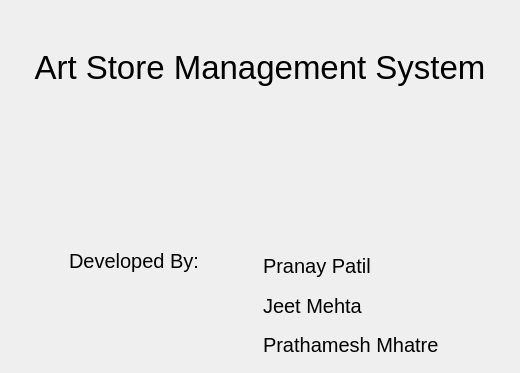
<?xml version="1.0" encoding="UTF-8"?>
<ui version="4.0">
 <class>AboutForm</class>
 <widget class="QWidget" name="AboutForm">
  <property name="geometry">
   <rect>
    <x>0</x>
    <y>0</y>
    <width>520</width>
    <height>373</height>
   </rect>
  </property>
  <property name="windowTitle">
   <string>Form</string>
  </property>
  <layout class="QGridLayout" name="gridLayout">
   <item row="0" column="0">
    <widget class="QLabel" name="label">
     <property name="font">
      <font>
       <pointsize>25</pointsize>
      </font>
     </property>
     <property name="text">
      <string>Art Store Management System</string>
     </property>
     <property name="alignment">
      <set>Qt::AlignCenter</set>
     </property>
    </widget>
   </item>
   <item row="1" column="0">
    <widget class="QLabel" name="label_3">
     <property name="text">
      <string/>
     </property>
    </widget>
   </item>
   <item row="2" column="0">
    <layout class="QHBoxLayout" name="horizontalLayout">
     <item>
      <widget class="QLabel" name="label_4">
       <property name="font">
        <font>
         <pointsize>15</pointsize>
        </font>
       </property>
       <property name="text">
        <string>Developed By:</string>
       </property>
       <property name="alignment">
        <set>Qt::AlignHCenter|Qt::AlignTop</set>
       </property>
      </widget>
     </item>
     <item>
      <layout class="QVBoxLayout" name="verticalLayout">
       <item>
        <widget class="QLabel" name="label_7">
         <property name="font">
          <font>
           <pointsize>15</pointsize>
          </font>
         </property>
         <property name="text">
          <string>Pranay Patil</string>
         </property>
        </widget>
       </item>
       <item>
        <widget class="QLabel" name="label_5">
         <property name="font">
          <font>
           <pointsize>15</pointsize>
          </font>
         </property>
         <property name="text">
          <string>Jeet Mehta</string>
         </property>
        </widget>
       </item>
       <item>
        <widget class="QLabel" name="label_6">
         <property name="font">
          <font>
           <pointsize>15</pointsize>
          </font>
         </property>
         <property name="text">
          <string>Prathamesh Mhatre</string>
         </property>
        </widget>
       </item>
      </layout>
     </item>
    </layout>
   </item>
  </layout>
 </widget>
 <resources/>
 <connections/>
</ui>
